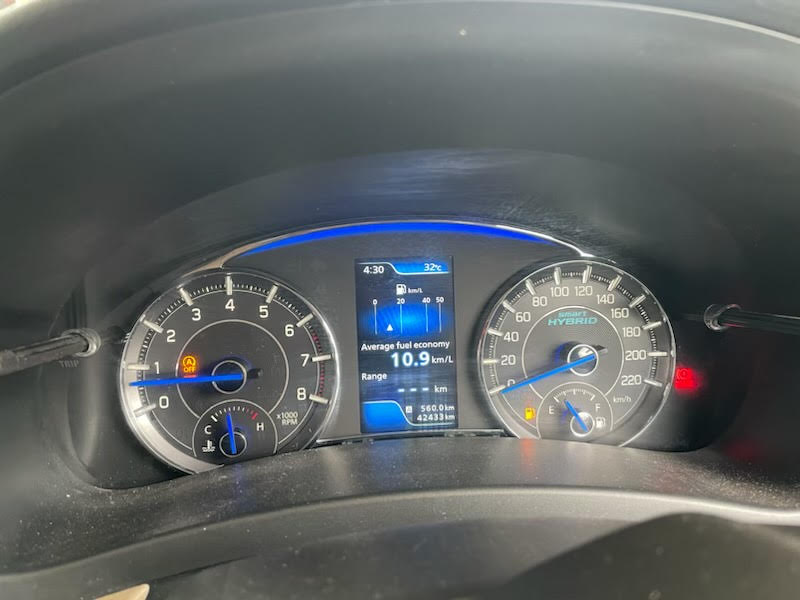
#> input picture car_dashboard.jpg, 800 x 600 px
$ python preprocess4_img.py
#> lines starting #> are read from the running program, lines starting #| are printed output that depends on the picture
import cv2
import numpy as np
from PIL import Image, ImageEnhance, ImageOps
from matplotlib import pyplot as plt

'''
Order of preprocessing:
original
getting ROI
Thresholding
grayscale


'''
# original image
dashboard = Image.open('car_dashboard.jpg')
#> dashboard is the input picture: PIL image 800x600 RGB; mean R, G, B 95.1, 99.6, 100.3
plt.figure(figsize=(8, 8))
plt.subplot(2, 2, 1)
plt.imshow(np.array(dashboard), cmap='gray')
plt.title("original image")

# getting ROI
crop_dashboard = dashboard.crop((370, 320, 480, 450))
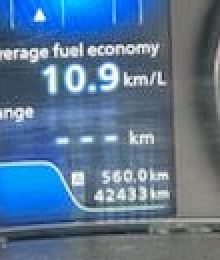
#> crop_dashboard: PIL image 110x130 RGB (shown 2 times larger); mean R, G, B 89.5, 117.7, 146.3
plt.subplot(2, 2, 2)
plt.imshow(np.array(crop_dashboard), cmap='gray')
plt.title("ROI image")

# Thresholding
image_binary= ImageOps.invert(crop_dashboard)
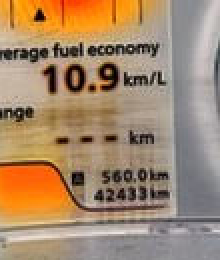
#> image_binary: PIL image 110x130 RGB (shown 2 times larger); mean R, G, B 165.5, 137.3, 108.7
plt.subplot(2, 2, 3)
plt.imshow(np.array(image_binary), cmap='gray')
plt.title("ROI image")

# grayscaling
dashboard_gray = image_binary.convert('L')
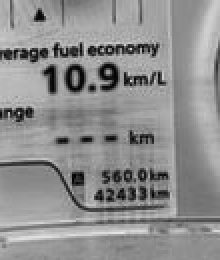
#> dashboard_gray: PIL image 110x130 L (shown 2 times larger); min 1, max 232, mean 142.5
plt.subplot(2, 2, 4)
plt.imshow(np.array(dashboard_gray), cmap='gray')
plt.title("Grayscale image")

'''
#enhancer
enhancer = ImageEnhance.Contrast(blurred_image)
image_contrast=enhancer.enhace(2.0)
plt.subplot(3, 3, 5)
plt.imshow(np.array(image_contrast), cmap='gray')
plt.title("contrast adjustment")
'''

plt.tight_layout()
plt.show()
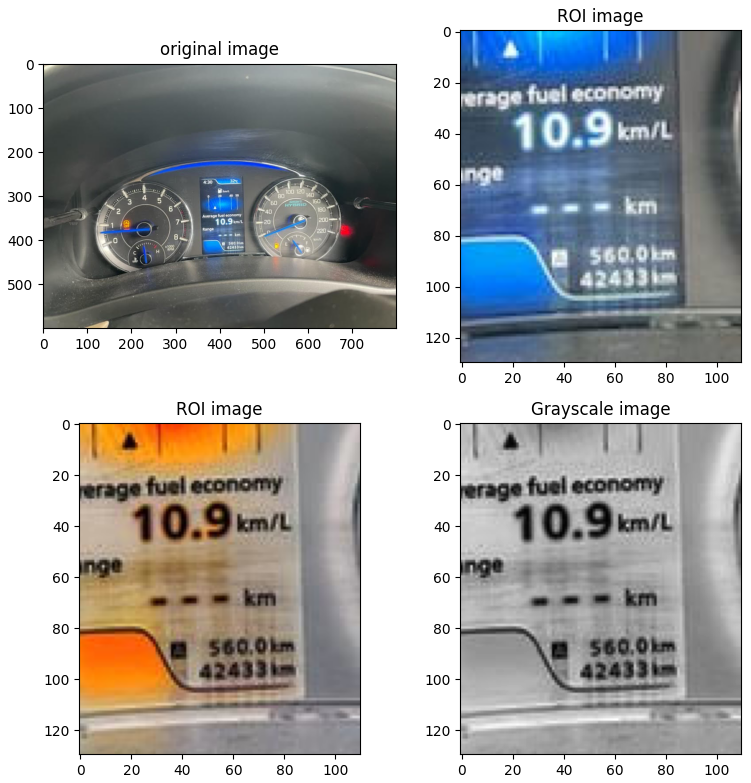
#> figure drawn by matplotlib, 4 panels

$ run again, with preprocess2.PNG saved as car_dashboard.jpg
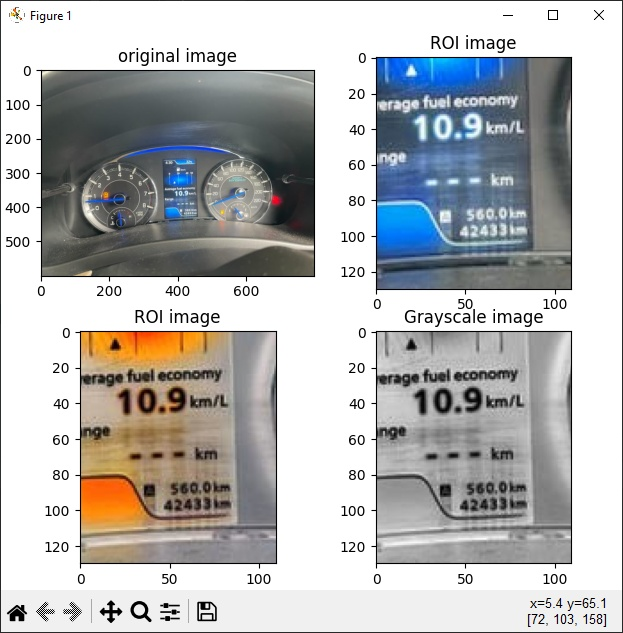
#> input picture preprocess2.PNG, 623 x 633 px
#> dashboard is the input picture: PIL image 623x633 RGB; mean R, G, B 183.3, 183.9, 184
#> `image_binary= ImageOps.invert(crop_dashboard)`:
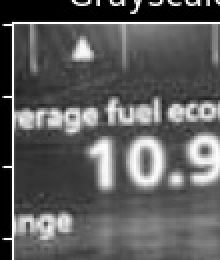
#> image_binary: PIL image 110x130 RGB (shown 2 times larger); min 0, max 255, mean 93.2
#> `plt.show()`:
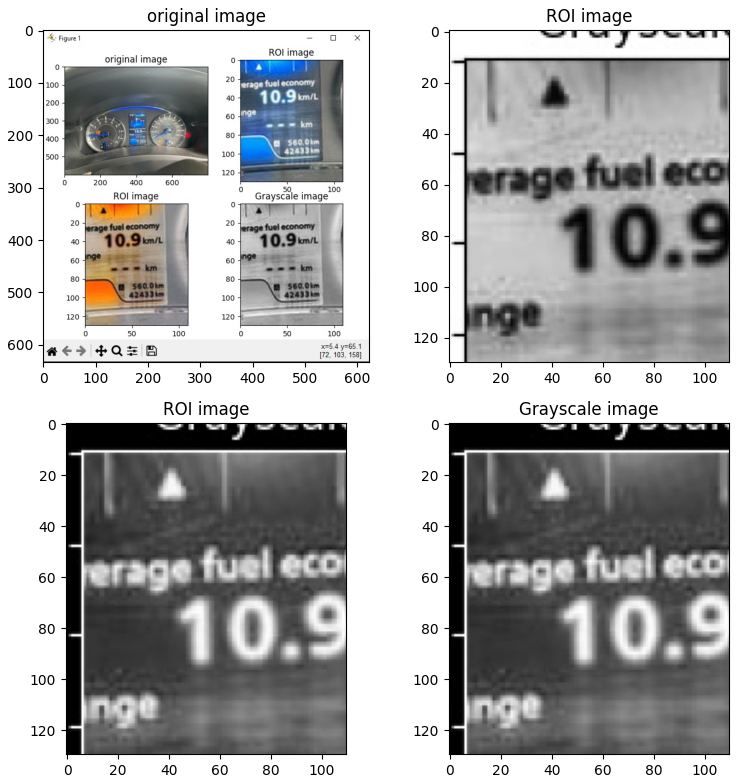
#> figure drawn by matplotlib, 4 panels
